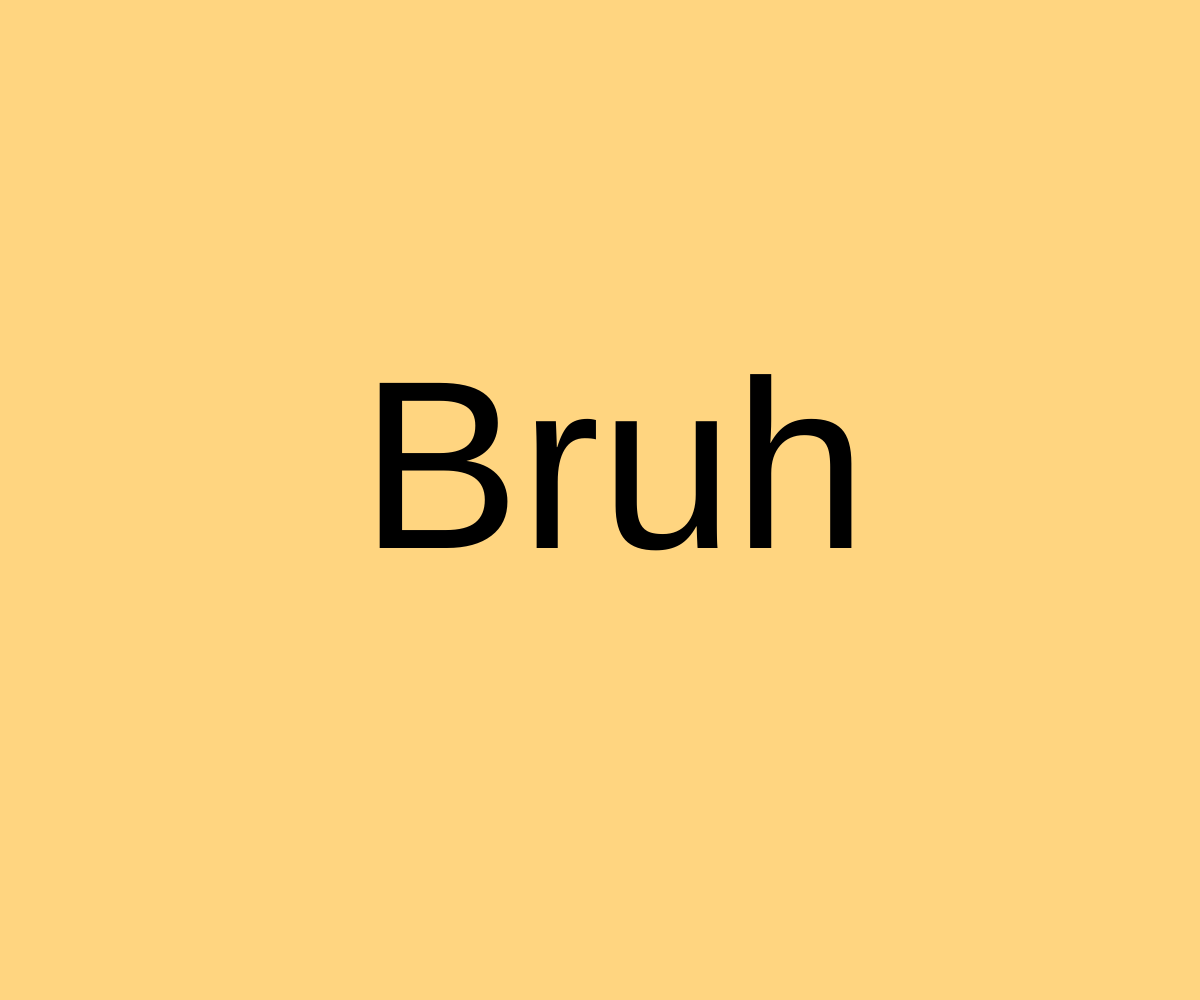
Frame 1 (no input)
Frame 60 (no input): identical to frame 1, image omitted
Frame 120 (the mouse pressed at the canvas centre since frame 60): identical to frame 1, image omitted

The p5.js sketch that drew this single still picture (run headless with seeded random() and noise() and a simulated clock; from frame 60 on, the mouse is pressed at the canvas centre):

// p5.js sketch
// ── sketch.js
var offset;

function setup() {
  createCanvas(windowWidth, windowHeight);
  offset = windowWidth / 5;
}

function draw() {
  background(255, 213, 128);
  translate(width/2 - offset, height/2 + offset / 5);
  textSize(offset);
  text('Bruh', 0, 0);
}
